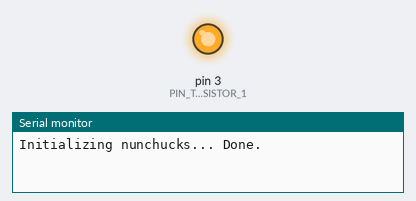
Simulated run of this sketch. Board: Arduino Mega 2560, built with avr-gcc and run on an emulated ATmega2560. Shown: output pins drawn as LEDs (lit = HIGH), the last lines printed to the serial monitor. Pins used as bus, display or sensor lines are not drawn.

Above: at 0.1 s.
At 0.6 s:
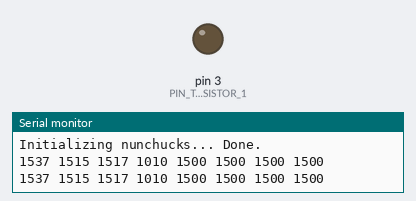
Timing chart, 0 to 2.1 s (numbered marks = the images above):
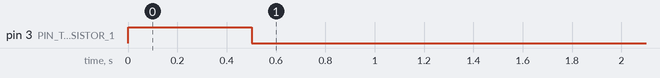

Measured:
- by itself, pin 3 (PIN_TRANSISTOR_1): HIGH → LOW at 0.50 s

The sketch:

MultiWiiSerialController.ino
```cpp
//
// An RC radio controller for MultiWii quadcopters.
// Carl Stubens, 2013
//
// v0.1
//

#include <Wire.h>
#include <ArduinoNunchuk.h> // https://github.com/GabrielBianconi/ArduinoNunchuk

// Configuration:
#define READ_NUNCHUKS       1
#define SEND_MSP            1
#define PRINT_ANALOG        0
#define PRINT_BUTTONS       0
#define PRINT_RC_SIGNALS    1
#define REQUIRE_Z_BUTTONS   0

// Communications
#define BAUDRATE      9600
#define BAUDRATE_XBEE 9600
#define POLL_PERIOD 20 // 20ms --> 50Hz
#define PIN_PPM 4

// Pins connected to transistors, which connect and
// disconnect the two nunchucks from the I2C bus.
#define PIN_TRANSISTOR_0 2
#define PIN_TRANSISTOR_1 3

// The opcode (message type ID) and message length for
// the MultiWii serial protocol's "SET_RAW_RC" message type.
#define MSP_SET_RAW_RC        200
#define MSP_SET_RAW_RC_LENGTH 16

// RC signal range to send to quad
#define RC_MIN 1000
#define RC_MID 1500
#define RC_MAX 2000

// The indices of the 8 signals in the following arrays
#define ROLL     0
#define PITCH    1
#define YAW      2
#define THROTTLE 3
#define AUX1     4
#define AUX2     5
#define AUX3     6
#define AUX4     7

// Calibration settings for each axis.
// Each axis has a minimum and maximum value.
int calib[4][2] = {
                    {21,  220}, // roll
                    {28,  222}, // pitch
                    {27,  222}, // yaw
                    {127, 227}  // throttle
                  };

// The indices of the minimum and maximum values in
// the above calibration arrays.
#define MIN 0
#define MAX 1

// RC signals to send to the quad
// format: { roll, throttle, yaw, pitch, 0, 0, 0, 0 }
uint16_t rc_signals[8] = { 1234 };

// Buffer for storing the serializes byte form of the RC signals
uint8_t rc_bytes[16] = { 0 };

ArduinoNunchuk nunchuk0 = ArduinoNunchuk();
ArduinoNunchuk nunchuk1 = ArduinoNunchuk();

void setup() {
  Serial.println();

  // Initialize serial connections
  Serial.begin(BAUDRATE);       // USB connection
  Serial3.begin(BAUDRATE_XBEE); // Xbee connection

  // Initialize digital pins which control transistors
  pinMode(PIN_TRANSISTOR_0, OUTPUT);
  pinMode(PIN_TRANSISTOR_1, OUTPUT);

  // Initialize the two nunchucks
  Serial.print("Initializing nunchucks... ");
  select0();
  nunchuk0.init();
  select1();
  nunchuk1.init();

  Serial.println("Done.");
  delay(500);
}

void loop() {
  // Read data from nunchucks and compute RC signals
  if(READ_NUNCHUKS) {
    update();

    get_rc_signals(rc_signals,
      nunchuk1.analogX, // roll
      nunchuk0.analogY, // thottle
      nunchuk0.analogX, // yaw
      nunchuk1.analogY  // pitch
      );

    if(nunchuk0.cButton == 1) {
      rc_signals[AUX1] = RC_MAX;
    } else {
      rc_signals[AUX1] = RC_MID;
    }

    if(REQUIRE_Z_BUTTONS) {
      // Unless both z buttons are held down, always set the
      // throttle to RC_MIN for safety.
      if(nunchuk0.zButton != 1 || nunchuk1.zButton != 1) {
        rc_signals[THROTTLE] = RC_MIN;
      }
    }
  }

  // Send MultiWii Serial Protocol message
  if(SEND_MSP) {
    get_rc_bytes(rc_signals, rc_bytes);
    send_msp(MSP_SET_RAW_RC, rc_bytes, MSP_SET_RAW_RC_LENGTH);
  }

  // Print debugging information, if configured to do so:

  if(PRINT_ANALOG) {
    print_analog();
  }

  if(PRINT_BUTTONS) {
    print_buttons();
  }

  if(PRINT_RC_SIGNALS) {
    for(int i = 0; i < 8; i++) {
      Serial.print(rc_signals[i], DEC);
      Serial.print(' ');
    }
  }

  if(PRINT_ANALOG | PRINT_BUTTONS | PRINT_RC_SIGNALS) {
    Serial.println();
    Serial.flush();
  }

  delay(POLL_PERIOD);

} // End main loop
```

multiwii_serial.ino
```cpp
//
// An RC radio controller for MultiWii quadcopters.
// Carl Stubens, 2013
//
// v0.1
//

// Send a message using the MultiWii serial protocol.
void send_msp(uint8_t opcode, uint8_t * data, uint8_t n_bytes) {
  uint8_t checksum = 0;

  // Send the MSP header and message length
  Serial3.write((byte *)"$M<", 3);
  Serial3.write(n_bytes);
  checksum ^= n_bytes;

  // Send the op-code
  Serial3.write(opcode);
  checksum ^= opcode;

  // Send the data bytes
  for(int i = 0; i < n_bytes; i++) {
    Serial3.write(data[i]);
    checksum ^= data[i];
  }

  // Send the checksum
  Serial3.write(checksum);
}
```

nunchuk.ino
```cpp
//
// An RC radio controller for MultiWii quadcopters.
// Carl Stubens, 2013
//
// v0.1
//

// Enable nunchuk 0 and disable nunchuk 1
void select0() {
  digitalWrite(PIN_TRANSISTOR_0, HIGH);
  digitalWrite(PIN_TRANSISTOR_1, LOW);
}

// Enable nunchuk 1 and disable nunchuk 0
void select1() {
  digitalWrite(PIN_TRANSISTOR_1, HIGH);
  digitalWrite(PIN_TRANSISTOR_0, LOW);
}

// Disable both nunchuks
void select_none() {
  digitalWrite(PIN_TRANSISTOR_0, LOW);
  digitalWrite(PIN_TRANSISTOR_1, LOW);
}

// Read data from both nunchuks
void update() {
  select0();
  nunchuk0.update();

  select1();
  nunchuk1.update();

  select_none();
}
```

print.ino
```cpp
//
// An RC radio controller for MultiWii quadcopters.
// Carl Stubens, 2013
//
// v0.1
//

// Print the latest analog joystick data from nunchuks
void print_analog() {
  Serial.print(nunchuk0.analogX, DEC);
  Serial.print(' ');
  Serial.print(nunchuk0.analogY, DEC);
  Serial.print(' ');
  Serial.print(nunchuk1.analogX, DEC);
  Serial.print(' ');
  Serial.print(nunchuk1.analogY, DEC);
  Serial.print(' ');
}

// Print the latest button data from nunchuks
void print_buttons() {
  Serial.print(nunchuk0.zButton, DEC);
  Serial.print(' ');
  Serial.print(nunchuk0.cButton, DEC);
  Serial.print(' ');
  Serial.print(nunchuk1.zButton, DEC);
  Serial.print(' ');
  Serial.print(nunchuk1.cButton, DEC);
  Serial.print(' ');
}
```

rc.ino
```cpp
//
// An RC radio controller for MultiWii quadcopters.
// Carl Stubens, 2013
//
// v0.1
//

// This file contains functions which deal with translating joystick
// data into RC control signals wich are equivalent to the PWM RC
// values expected by MultiWii.

// Apply a calibration tuple (min, max) to some input
// value, and map the output onto (RC_MIN, RC_MAX).
int apply_calib(int x, int * calib) {
  x = map(x, calib[MIN], calib[MAX], RC_MIN, RC_MAX);
  x = constrain(x, RC_MIN, RC_MAX);
  return x;
}

// Set the RC signal array to the default values.
void zero_rc_signals(uint16_t * rc) {
  for(int i = 0; i < 8; i++) {
    rc[i] = RC_MID;
  }
  rc[THROTTLE] = RC_MIN;
}

// Compute RC signals from the latest nunchuk data.
void get_rc_signals(uint16_t * rc, int roll, int throttle, int yaw, int pitch) {
  zero_rc_signals(rc);
  rc[ROLL]     = apply_calib(roll,     calib[ROLL]);
  rc[THROTTLE] = apply_calib(throttle, calib[THROTTLE]);
  rc[YAW]      = apply_calib(yaw,      calib[YAW]);
  rc[PITCH]    = apply_calib(pitch,    calib[PITCH]);
}

// Set the RC bytes buffer to all zeros.
void zero_rc_bytes(uint8_t * buff) {
  for(int i = 0; i < 16; i++) {
    buff[i] = 0;
  }
}

// Compute the RC message data bytes based on the given RC signals.
void get_rc_bytes(uint16_t * rc, uint8_t * buff) {
  int j = 0;
  for(int i = 0; i < 8; i++) {
    buff[j++] = rc[i] & 0xFF;        // LSB first
    buff[j++] = (rc[i] >> 8) & 0xFF; // MSB second
  }
}
```
